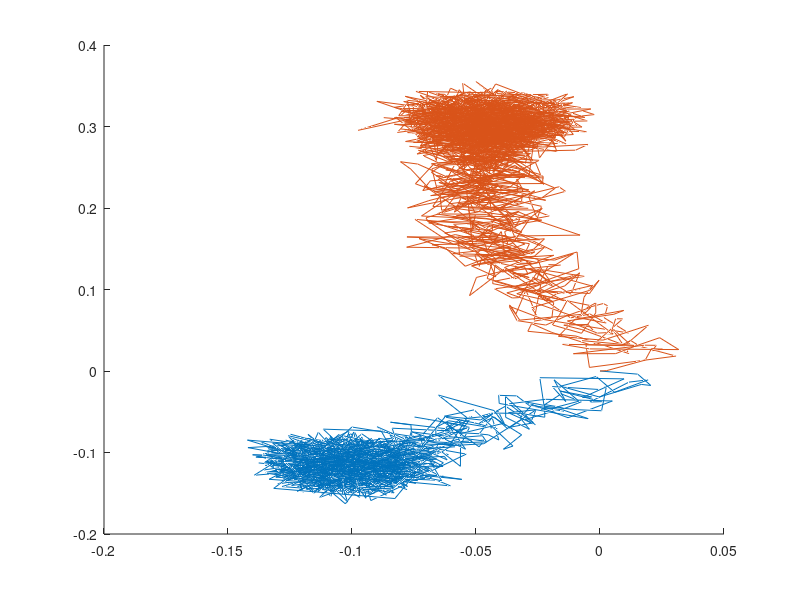

MATLAB code for this plot: (Note: this script raises an error after producing the figure.)
current = csvread('current.csv');
desired = csvread('desired.csv');
trajectory = csvread('trajectory.csv');
path = csvread('path.csv');
engines = csvread('engines.csv');

figure;
hold all;
plot3(current(:, 1), current(:, 2), current(:, 3));
plot3(desired(:, 1), desired(:, 2), desired(:, 3));
plot3(path(:, 1), path(:, 2), path(:, 3), 'rO');
plot3(trajectory(:, 1), trajectory(:, 2), trajectory(:, 3));
legend('Current Position', 'Desired Position', 'Actual Goal', 'Trajectory');
title('Goal Planning');
xlabel('x');
ylabel('y');
zlabel('z');
view(14, -14);

figure;
subplot(2, 1, 1);
plot(engines);
title('Engine Power');
legend('Engine 1', 'Engine 2', 'Engine 3', 'Engine 4');
subplot(2, 1, 2);
plot(trajectory);
title('Trajectory');
legend('x', 'y', 'z');
xlabel('Time (sample index)');
ylabel('Distance (m)');